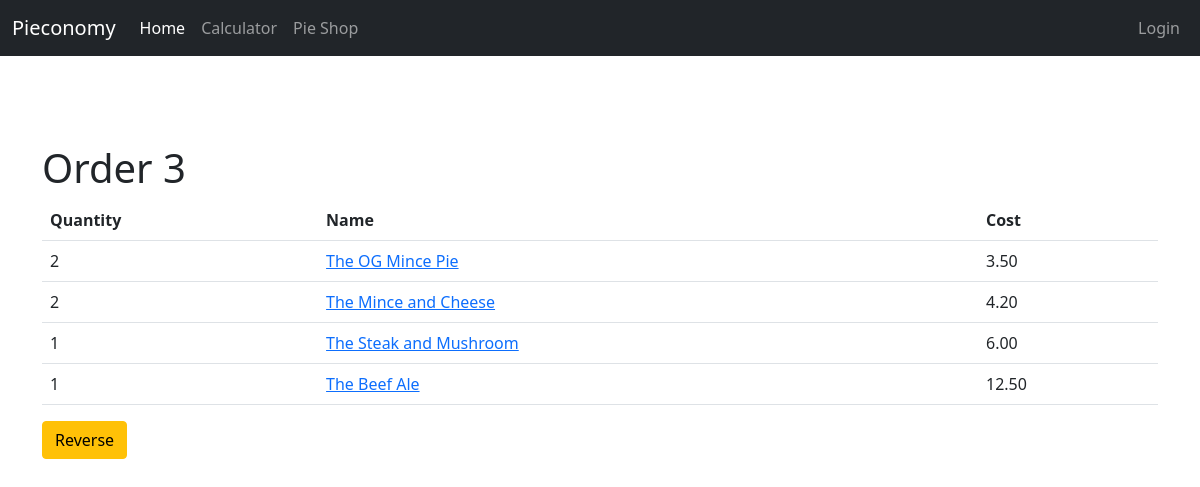
Page /order/3 on the committed database.
### main/models.py (models this page shows, shortened)
class Orders(models.Model):
    user_id = models.ForeignKey(User, on_delete=models.RESTRICT)
    is_ordered = models.BooleanField(default=False)
    create_date_time = models.DateTimeField(null=True, blank=True)
    last_updated_date_time = models.DateTimeField(null=True, blank=True)

class OrderItems(models.Model):
    order_id = models.ForeignKey(Orders, on_delete=models.RESTRICT)
    item_id = models.ForeignKey(PieList, on_delete=models.RESTRICT)
    quantity = models.IntegerField(default=1)

class PieList(models.Model):
    name = models.TextField()
    cost = models.DecimalField(decimal_places=2, max_digits=5)
    to_json: models.JSONField()
    image_url = models.ImageField()
    image_alt_text = models.TextField()
    heading_text = models.TextField(max_length=50)
    blurb_text = models.TextField(max_length=100)
    button_text = models.TextField(max_length=20)
    button_link = models.TextField()
    show_in_shop = models.BooleanField(default=True)
    heading_text_style = models.TextField(default='text-dark')
    blurb_text_style = models.TextField(default='text-dark')
    button_style = models.TextField(default='btn-primary')
    allergens = models.ManyToManyField(Allergens)
    sort_order = models.IntegerField(default=1)
    ingredients = models.TextField()

### main/views.py (the view)
# urls.py: path('order/<int:pk>', views.OrderDetailView.as_view(), name='order'),
class OrderDetailView(DetailView):
    model = Orders
    template_name = 'main/order.html'
    context_object_name = 'order'
    def get_context_data(self, **kwargs):
        context = super().get_context_data(**kwargs)
        context['order_items'] = OrderItems.objects.filter(order_id=self.object.id)
        return context

### templates/main/order.html (shortened to what this page needs)
{% extends 'base.html' %}
{% block body %}
    <section class="container pt-5 mt-5">
        <h1>Order {{ order.id }}</h1>
        <table class="table">
            <tr>
                <th>Quantity</th>
                <th>Name</th>
                <th>Cost</th>
            </tr>
            {% for item in order_items %}
                <tr>
                    <td>{{ item.quantity }}</td>
                    <td><a href="{% url 'item-detail' item.item_id.id %}">{{ item.item_id.name }}</a></td>
                    <td>{{ item.item_id.cost }}</td>
                </tr>
            {% endfor %}
        </table>
        {% if order.is_ordered %}
            <a href="{% url 'order-reverse' order.id %}" class="btn btn-warning">Reverse</a>
        {% else %}
            <a href="{% url 'order-complete' order.id %}" class="btn btn-success">Order</a>
        {% endif %}
    </section>
{% endblock %}

### main/static/css/carousel.css (style rules this page uses)
body { padding-top: 3rem; padding-bottom: 3rem; color: #5a5a5a; }

### rows in the picture
Orders: id "3"
OrderItems: quantity "2", item_id.name "The OG Mince Pie", item_id.cost "3.50"
OrderItems: quantity "2", item_id.name "The Mince and Cheese", item_id.cost "4.20"
OrderItems: quantity "1", item_id.name "The Steak and Mushroom", item_id.cost "6.00"
OrderItems: quantity "1", item_id.name "The Beef Ale", item_id.cost "12.50"
